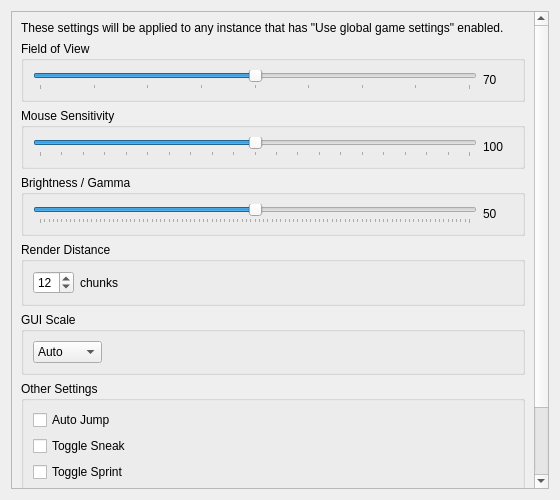
<?xml version="1.0" encoding="UTF-8"?>
<ui version="4.0">
 <class>GameSettingsPage</class>
 <widget class="QWidget" name="GameSettingsPage">
  <property name="geometry">
   <rect>
    <x>0</x>
    <y>0</y>
    <width>560</width>
    <height>500</height>
   </rect>
  </property>
  <property name="windowTitle">
   <string>Game Settings</string>
  </property>
  <layout class="QVBoxLayout" name="verticalLayout_2">
   <item>
    <widget class="QScrollArea" name="scrollArea">
     <property name="widgetResizable">
      <bool>true</bool>
     </property>
     <widget class="QWidget" name="scrollAreaWidgetContents">
      <property name="geometry">
       <rect>
        <x>0</x>
        <y>0</y>
        <width>540</width>
        <height>480</height>
       </rect>
      </property>
      <layout class="QVBoxLayout" name="verticalLayout">
       <item>
        <widget class="QLabel" name="label">
         <property name="text">
          <string>These settings will be applied to any instance that has "Use global game settings" enabled.</string>
         </property>
         <property name="wordWrap">
          <bool>true</bool>
         </property>
        </widget>
       </item>
       <item>
        <widget class="QGroupBox" name="groupBox">
         <property name="title">
          <string>Field of View</string>
         </property>
         <layout class="QHBoxLayout" name="horizontalLayout">
          <item>
           <widget class="QSlider" name="fovSlider">
            <property name="minimum">
             <number>30</number>
            </property>
            <property name="maximum">
             <number>110</number>
            </property>
            <property name="value">
             <number>70</number>
            </property>
            <property name="orientation">
             <enum>Qt::Horizontal</enum>
            </property>
            <property name="tickPosition">
             <enum>QSlider::TicksBelow</enum>
            </property>
           </widget>
          </item>
          <item>
           <widget class="QLabel" name="fovValue">
            <property name="minimumSize">
             <size>
              <width>30</width>
              <height>0</height>
             </size>
            </property>
            <property name="text">
             <string>70</string>
            </property>
           </widget>
          </item>
         </layout>
        </widget>
       </item>
       <item>
        <widget class="QGroupBox" name="groupBox_2">
         <property name="title">
          <string>Mouse Sensitivity</string>
         </property>
         <layout class="QHBoxLayout" name="horizontalLayout_2">
          <item>
           <widget class="QSlider" name="mouseSensitivitySlider">
            <property name="minimum">
             <number>0</number>
            </property>
            <property name="maximum">
             <number>200</number>
            </property>
            <property name="value">
             <number>100</number>
            </property>
            <property name="orientation">
             <enum>Qt::Horizontal</enum>
            </property>
            <property name="tickPosition">
             <enum>QSlider::TicksBelow</enum>
            </property>
           </widget>
          </item>
          <item>
           <widget class="QLabel" name="mouseSensitivityValue">
            <property name="minimumSize">
             <size>
              <width>30</width>
              <height>0</height>
             </size>
            </property>
            <property name="text">
             <string>100</string>
            </property>
           </widget>
          </item>
         </layout>
        </widget>
       </item>
       <item>
        <widget class="QGroupBox" name="groupBox_3">
         <property name="title">
          <string>Brightness / Gamma</string>
         </property>
         <layout class="QHBoxLayout" name="horizontalLayout_3">
          <item>
           <widget class="QSlider" name="gammaSlider">
            <property name="minimum">
             <number>0</number>
            </property>
            <property name="maximum">
             <number>100</number>
            </property>
            <property name="value">
             <number>50</number>
            </property>
            <property name="orientation">
             <enum>Qt::Horizontal</enum>
            </property>
            <property name="tickPosition">
             <enum>QSlider::TicksBelow</enum>
            </property>
           </widget>
          </item>
          <item>
           <widget class="QLabel" name="gammaValue">
            <property name="minimumSize">
             <size>
              <width>30</width>
              <height>0</height>
             </size>
            </property>
            <property name="text">
             <string>50</string>
            </property>
           </widget>
          </item>
         </layout>
        </widget>
       </item>
       <item>
        <widget class="QGroupBox" name="groupBox_4">
         <property name="title">
          <string>Render Distance</string>
         </property>
         <layout class="QHBoxLayout" name="horizontalLayout_4">
          <item>
           <widget class="QSpinBox" name="renderDistanceSpinBox">
            <property name="minimum">
             <number>2</number>
            </property>
            <property name="maximum">
             <number>64</number>
            </property>
            <property name="value">
             <number>12</number>
            </property>
           </widget>
          </item>
          <item>
           <widget class="QLabel" name="label_2">
            <property name="text">
             <string>chunks</string>
            </property>
           </widget>
          </item>
          <item>
           <spacer name="horizontalSpacer">
            <property name="orientation">
             <enum>Qt::Horizontal</enum>
            </property>
            <property name="sizeHint" stdset="0">
             <size>
              <width>40</width>
              <height>20</height>
             </size>
            </property>
           </spacer>
          </item>
         </layout>
        </widget>
       </item>
       <item>
        <widget class="QGroupBox" name="groupBox_5">
         <property name="title">
          <string>GUI Scale</string>
         </property>
         <layout class="QHBoxLayout" name="horizontalLayout_5">
          <item>
           <widget class="QComboBox" name="guiScaleComboBox">
            <item>
             <property name="text">
              <string>Auto</string>
             </property>
            </item>
            <item>
             <property name="text">
              <string>Small</string>
             </property>
            </item>
            <item>
             <property name="text">
              <string>Normal</string>
             </property>
            </item>
            <item>
             <property name="text">
              <string>Large</string>
             </property>
            </item>
           </widget>
          </item>
          <item>
           <spacer name="horizontalSpacer_2">
            <property name="orientation">
             <enum>Qt::Horizontal</enum>
            </property>
            <property name="sizeHint" stdset="0">
             <size>
              <width>40</width>
              <height>20</height>
             </size>
            </property>
           </spacer>
          </item>
         </layout>
        </widget>
       </item>
       <item>
        <widget class="QGroupBox" name="groupBox_6">
         <property name="title">
          <string>Other Settings</string>
         </property>
         <layout class="QVBoxLayout" name="verticalLayout_3">
          <item>
           <widget class="QCheckBox" name="autoJumpCheckBox">
            <property name="text">
             <string>Auto Jump</string>
            </property>
           </widget>
          </item>
          <item>
           <widget class="QCheckBox" name="toggleSneakCheckBox">
            <property name="text">
             <string>Toggle Sneak</string>
            </property>
           </widget>
          </item>
          <item>
           <widget class="QCheckBox" name="toggleSprintCheckBox">
            <property name="text">
             <string>Toggle Sprint</string>
            </property>
           </widget>
          </item>
          <item>
           <layout class="QHBoxLayout" name="horizontalLayout_6">
            <item>
             <widget class="QLabel" name="label_3">
              <property name="text">
               <string>Language:</string>
              </property>
             </widget>
            </item>
            <item>
             <widget class="QLineEdit" name="languageEdit">
              <property name="placeholderText">
               <string>e.g. en_US</string>
              </property>
             </widget>
            </item>
           </layout>
          </item>
         </layout>
        </widget>
       </item>
       <item>
        <spacer name="verticalSpacer">
         <property name="orientation">
          <enum>Qt::Vertical</enum>
         </property>
         <property name="sizeHint" stdset="0">
          <size>
           <width>20</width>
           <height>40</height>
          </size>
         </property>
        </spacer>
       </item>
      </layout>
     </widget>
    </widget>
   </item>
  </layout>
 </widget>
 <resources/>
 <connections>
  <connection>
   <sender>fovSlider</sender>
   <signal>valueChanged(int)</signal>
   <receiver>fovValue</receiver>
   <slot>setNum(int)</slot>
   <hints>
    <hint type="sourcelabel">
     <x>250</x>
     <y>25</y>
    </hint>
    <hint type="destinationlabel">
     <x>490</x>
     <y>25</y>
    </hint>
   </hints>
  </connection>
  <connection>
   <sender>mouseSensitivitySlider</sender>
   <signal>valueChanged(int)</signal>
   <receiver>mouseSensitivityValue</receiver>
   <slot>setNum(int)</slot>
   <hints>
    <hint type="sourcelabel">
     <x>250</x>
     <y>25</y>
    </hint>
    <hint type="destinationlabel">
     <x>490</x>
     <y>25</y>
    </hint>
   </hints>
  </connection>
  <connection>
   <sender>gammaSlider</sender>
   <signal>valueChanged(int)</signal>
   <receiver>gammaValue</receiver>
   <slot>setNum(int)</slot>
   <hints>
    <hint type="sourcelabel">
     <x>250</x>
     <y>25</y>
    </hint>
    <hint type="destinationlabel">
     <x>490</x>
     <y>25</y>
    </hint>
   </hints>
  </connection>
 </connections>
</ui>
